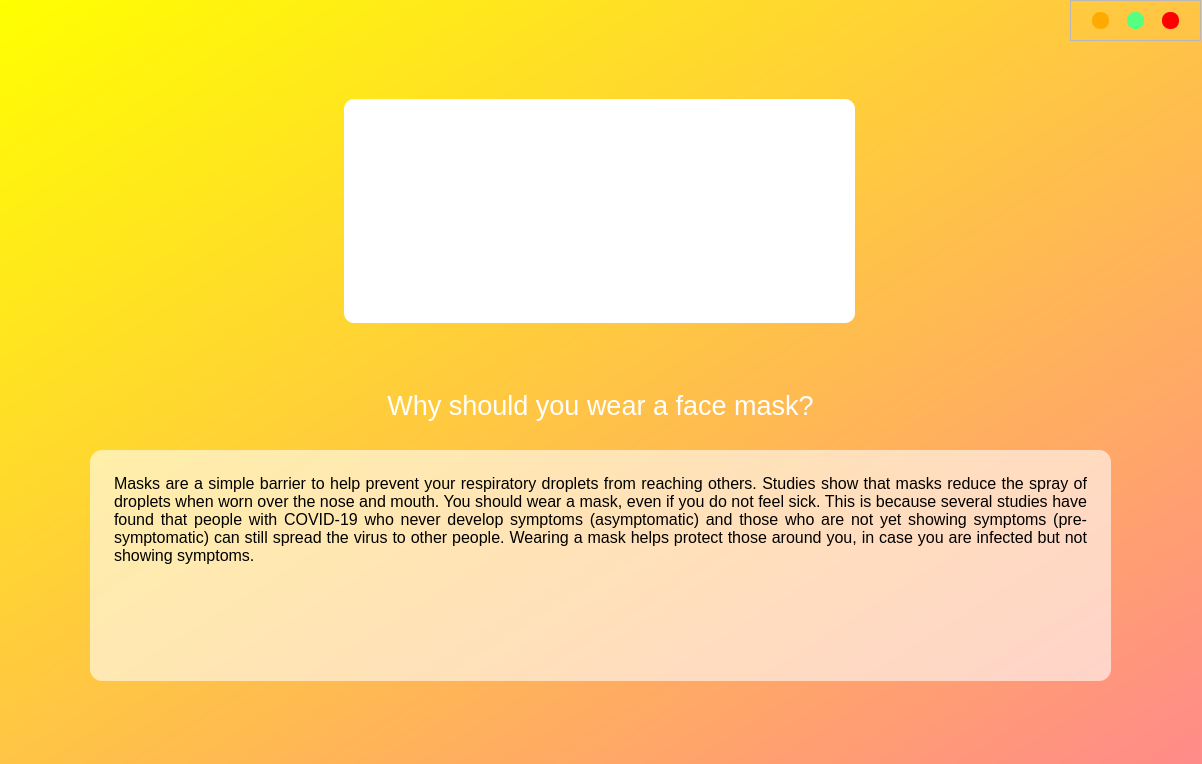
<?xml version="1.0" encoding="UTF-8"?>
<ui version="4.0">
 <class>Dialog</class>
 <widget class="QDialog" name="Dialog">
  <property name="geometry">
   <rect>
    <x>0</x>
    <y>0</y>
    <width>1202</width>
    <height>764</height>
   </rect>
  </property>
  <property name="windowTitle">
   <string>Dialog</string>
  </property>
  <property name="styleSheet">
   <string notr="true">QDialog#Dialog{border-radius:15px;
background-color:qlineargradient(spread:pad, x1:0, y1:0, x2:1, y2:1, stop:0 rgba(255, 255, 0, 255), stop:1 rgba(255, 138, 138, 255));}</string>
  </property>
  <widget class="QFrame" name="frame">
   <property name="geometry">
    <rect>
     <x>0</x>
     <y>0</y>
     <width>1201</width>
     <height>801</height>
    </rect>
   </property>
   <property name="autoFillBackground">
    <bool>false</bool>
   </property>
   <property name="styleSheet">
    <string notr="true"/>
   </property>
   <widget class="QWidget" name="widget_2" native="true">
    <property name="geometry">
     <rect>
      <x>90</x>
      <y>450</y>
      <width>1021</width>
      <height>231</height>
     </rect>
    </property>
    <property name="font">
     <font>
      <pointsize>12</pointsize>
     </font>
    </property>
    <property name="styleSheet">
     <string notr="true">background-color:rgba(255,255,255,150);
border-radius:12px</string>
    </property>
    <widget class="QTextBrowser" name="textBrowser">
     <property name="geometry">
      <rect>
       <x>20</x>
       <y>20</y>
       <width>981</width>
       <height>191</height>
      </rect>
     </property>
     <property name="font">
      <font/>
     </property>
     <property name="layoutDirection">
      <enum>Qt::LeftToRight</enum>
     </property>
     <property name="styleSheet">
      <string notr="true">background-color:rgba(0,0,0,0);</string>
     </property>
     <property name="html">
      <string>&lt;!DOCTYPE HTML PUBLIC &quot;-//W3C//DTD HTML 4.0//EN&quot; &quot;http://www.w3.org/TR/REC-html40/strict.dtd&quot;&gt;
&lt;html&gt;&lt;head&gt;&lt;meta name=&quot;qrichtext&quot; content=&quot;1&quot; /&gt;&lt;meta charset=&quot;utf-8&quot; /&gt;&lt;style type=&quot;text/css&quot;&gt;
p, li { white-space: pre-wrap; }
&lt;/style&gt;&lt;/head&gt;&lt;body style=&quot; font-family:'Segoe UI'; font-size:9pt; font-weight:400; font-style:normal;&quot;&gt;
&lt;p align=&quot;justify&quot; style=&quot; margin-top:0px; margin-bottom:0px; margin-left:0px; margin-right:0px; -qt-block-indent:0; text-indent:0px;&quot;&gt;&lt;span style=&quot; font-size:12pt;&quot;&gt;Masks are a simple barrier to help prevent your respiratory droplets from reaching others. Studies show that masks reduce the spray of droplets when worn over the nose and mouth. You should wear a mask, even if you do not feel sick. This is because several studies have found that people with COVID-19 who never develop symptoms (asymptomatic) and those who are not yet showing symptoms (pre-symptomatic) can still spread the virus to other people. Wearing a mask helps protect those around you, in case you are infected but not showing symptoms.&lt;/span&gt;&lt;/p&gt;&lt;/body&gt;&lt;/html&gt;</string>
     </property>
    </widget>
   </widget>
   <widget class="QLabel" name="label_2">
    <property name="geometry">
     <rect>
      <x>344</x>
      <y>99</y>
      <width>511</width>
      <height>224</height>
     </rect>
    </property>
    <property name="styleSheet">
     <string notr="true">background-color:white;
border-radius:10px</string>
    </property>
    <property name="text">
     <string/>
    </property>
   </widget>
   <widget class="QLabel" name="label">
    <property name="geometry">
     <rect>
      <x>350</x>
      <y>110</y>
      <width>498</width>
      <height>202</height>
     </rect>
    </property>
    <property name="styleSheet">
     <string notr="true">border-radius:10px</string>
    </property>
    <property name="text">
     <string/>
    </property>
   </widget>
   <widget class="QLabel" name="label_3">
    <property name="geometry">
     <rect>
      <x>90</x>
      <y>370</y>
      <width>1021</width>
      <height>71</height>
     </rect>
    </property>
    <property name="font">
     <font>
      <pointsize>20</pointsize>
      <bold>false</bold>
      <underline>false</underline>
     </font>
    </property>
    <property name="styleSheet">
     <string notr="true">color:rgb(255, 255, 255)</string>
    </property>
    <property name="text">
     <string>Why should you wear a face mask?</string>
    </property>
    <property name="alignment">
     <set>Qt::AlignCenter</set>
    </property>
   </widget>
   <widget class="QFrame" name="frame_buttons">
    <property name="geometry">
     <rect>
      <x>1070</x>
      <y>0</y>
      <width>131</width>
      <height>41</height>
     </rect>
    </property>
    <property name="frameShape">
     <enum>QFrame::StyledPanel</enum>
    </property>
    <property name="frameShadow">
     <enum>QFrame::Raised</enum>
    </property>
    <layout class="QHBoxLayout" name="horizontalLayout">
     <item>
      <widget class="QPushButton" name="min">
       <property name="minimumSize">
        <size>
         <width>16</width>
         <height>16</height>
        </size>
       </property>
       <property name="maximumSize">
        <size>
         <width>17</width>
         <height>17</height>
        </size>
       </property>
       <property name="styleSheet">
        <string notr="true">QPushButton{
border:none;
border-radius:8px;
background-color:rgb(255,170,0);
}
QPushButton:hover{
background-color:rgba(255,170,0,150)
}</string>
       </property>
       <property name="text">
        <string/>
       </property>
      </widget>
     </item>
     <item>
      <widget class="QPushButton" name="max">
       <property name="minimumSize">
        <size>
         <width>16</width>
         <height>16</height>
        </size>
       </property>
       <property name="maximumSize">
        <size>
         <width>17</width>
         <height>17</height>
        </size>
       </property>
       <property name="styleSheet">
        <string notr="true">QPushButton{
border:none;
border-radius:8px;
background-color:rgb(85,255,127);
}
QPushButton:hover{
background-color:rgba(85,255,127,150)
}</string>
       </property>
       <property name="text">
        <string/>
       </property>
      </widget>
     </item>
     <item>
      <widget class="QPushButton" name="close">
       <property name="minimumSize">
        <size>
         <width>16</width>
         <height>16</height>
        </size>
       </property>
       <property name="maximumSize">
        <size>
         <width>17</width>
         <height>17</height>
        </size>
       </property>
       <property name="styleSheet">
        <string notr="true">QPushButton{
border:none;
border-radius:8px;
background-color:rgb(255,0,0);
}
QPushButton:hover{
background-color:rgba(255,0,0,150)
}</string>
       </property>
       <property name="text">
        <string/>
       </property>
      </widget>
     </item>
    </layout>
   </widget>
  </widget>
 </widget>
 <resources/>
 <connections/>
</ui>
